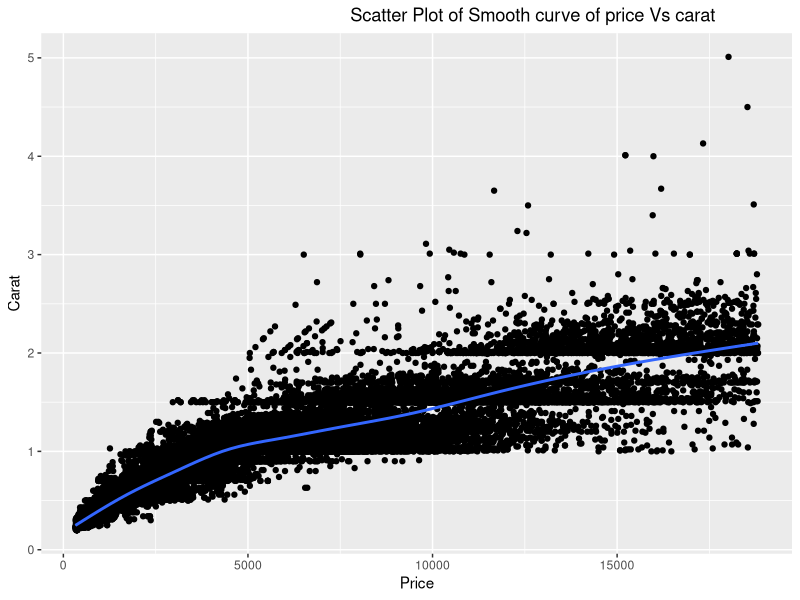

Generate this figure with R:
library(ggplot2)
ggplot(diamonds, aes(x=diamonds$price, y=diamonds$carat)) + geom_point(color="black", fill="grey") + ggtitle("Scatter Plot of Smooth curve of price Vs carat") + xlab("Price") + ylab("Carat") + theme(plot.title = element_text(hjust = 0.8)) + geom_smooth(stat = "smooth", method = "gam")
